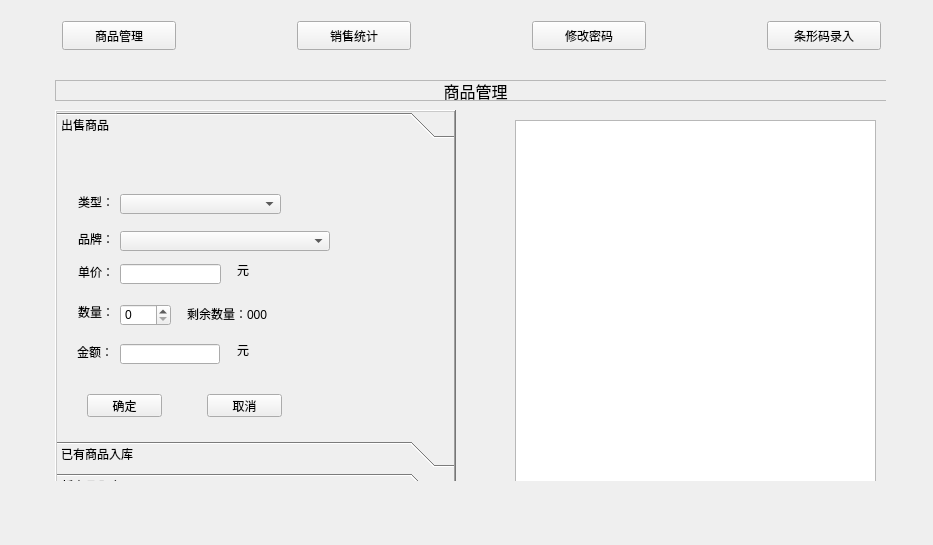
<?xml version="1.0" encoding="UTF-8"?>
<ui version="4.0">
 <class>Widget</class>
 <widget class="QWidget" name="Widget">
  <property name="geometry">
   <rect>
    <x>0</x>
    <y>0</y>
    <width>933</width>
    <height>545</height>
   </rect>
  </property>
  <property name="windowTitle">
   <string>数据管理系统</string>
  </property>
  <widget class="QStackedWidget" name="stackedWidget">
   <property name="geometry">
    <rect>
     <x>25</x>
     <y>70</y>
     <width>861</width>
     <height>411</height>
    </rect>
   </property>
   <property name="currentIndex">
    <number>0</number>
   </property>
   <widget class="QWidget" name="managePage">
    <widget class="QLabel" name="label">
     <property name="geometry">
      <rect>
       <x>30</x>
       <y>10</y>
       <width>841</width>
       <height>21</height>
      </rect>
     </property>
     <property name="font">
      <font>
       <pointsize>12</pointsize>
      </font>
     </property>
     <property name="frameShape">
      <enum>QFrame::StyledPanel</enum>
     </property>
     <property name="text">
      <string>商品管理</string>
     </property>
     <property name="alignment">
      <set>Qt::AlignCenter</set>
     </property>
    </widget>
    <widget class="QToolBox" name="toolBox">
     <property name="geometry">
      <rect>
       <x>30</x>
       <y>40</y>
       <width>401</width>
       <height>391</height>
      </rect>
     </property>
     <property name="frameShape">
      <enum>QFrame::WinPanel</enum>
     </property>
     <property name="frameShadow">
      <enum>QFrame::Raised</enum>
     </property>
     <widget class="QWidget" name="toolBoxPage1">
      <property name="geometry">
       <rect>
        <x>0</x>
        <y>0</y>
        <width>397</width>
        <height>297</height>
       </rect>
      </property>
      <attribute name="label">
       <string>出售商品</string>
      </attribute>
      <widget class="QLabel" name="label_9">
       <property name="geometry">
        <rect>
         <x>20</x>
         <y>200</y>
         <width>36</width>
         <height>16</height>
        </rect>
       </property>
       <property name="text">
        <string>金额：</string>
       </property>
      </widget>
      <widget class="QPushButton" name="sellCancelBtn">
       <property name="geometry">
        <rect>
         <x>150</x>
         <y>250</y>
         <width>75</width>
         <height>23</height>
        </rect>
       </property>
       <property name="text">
        <string>取消</string>
       </property>
      </widget>
      <widget class="QLabel" name="label_6">
       <property name="geometry">
        <rect>
         <x>21</x>
         <y>50</y>
         <width>36</width>
         <height>16</height>
        </rect>
       </property>
       <property name="text">
        <string>类型：</string>
       </property>
      </widget>
      <widget class="QLabel" name="label_7">
       <property name="geometry">
        <rect>
         <x>21</x>
         <y>87</y>
         <width>36</width>
         <height>16</height>
        </rect>
       </property>
       <property name="text">
        <string>品牌：</string>
       </property>
      </widget>
      <widget class="QComboBox" name="sellTypeComboBox">
       <property name="geometry">
        <rect>
         <x>63</x>
         <y>50</y>
         <width>161</width>
         <height>20</height>
        </rect>
       </property>
       <property name="sizePolicy">
        <sizepolicy hsizetype="Expanding" vsizetype="Fixed">
         <horstretch>0</horstretch>
         <verstretch>0</verstretch>
        </sizepolicy>
       </property>
      </widget>
      <widget class="QComboBox" name="sellBrandComboBox">
       <property name="geometry">
        <rect>
         <x>63</x>
         <y>87</y>
         <width>210</width>
         <height>20</height>
        </rect>
       </property>
       <property name="sizePolicy">
        <sizepolicy hsizetype="Expanding" vsizetype="Fixed">
         <horstretch>0</horstretch>
         <verstretch>0</verstretch>
        </sizepolicy>
       </property>
      </widget>
      <widget class="QPushButton" name="sellOkBtn">
       <property name="geometry">
        <rect>
         <x>30</x>
         <y>250</y>
         <width>75</width>
         <height>23</height>
        </rect>
       </property>
       <property name="text">
        <string>确定</string>
       </property>
      </widget>
      <widget class="QLabel" name="label_8">
       <property name="geometry">
        <rect>
         <x>21</x>
         <y>160</y>
         <width>36</width>
         <height>16</height>
        </rect>
       </property>
       <property name="text">
        <string>数量：</string>
       </property>
      </widget>
      <widget class="QSpinBox" name="sellNumSpinBox">
       <property name="geometry">
        <rect>
         <x>63</x>
         <y>160</y>
         <width>51</width>
         <height>22</height>
        </rect>
       </property>
      </widget>
      <widget class="QLineEdit" name="sellSumLineEdit">
       <property name="geometry">
        <rect>
         <x>63</x>
         <y>200</y>
         <width>100</width>
         <height>20</height>
        </rect>
       </property>
      </widget>
      <widget class="QLabel" name="label_13">
       <property name="geometry">
        <rect>
         <x>180</x>
         <y>200</y>
         <width>54</width>
         <height>12</height>
        </rect>
       </property>
       <property name="text">
        <string>元</string>
       </property>
      </widget>
      <widget class="QLabel" name="label_24">
       <property name="geometry">
        <rect>
         <x>21</x>
         <y>120</y>
         <width>36</width>
         <height>16</height>
        </rect>
       </property>
       <property name="text">
        <string>单价：</string>
       </property>
      </widget>
      <widget class="QLineEdit" name="sellPriceLineEdit">
       <property name="geometry">
        <rect>
         <x>63</x>
         <y>120</y>
         <width>101</width>
         <height>20</height>
        </rect>
       </property>
      </widget>
      <widget class="QLabel" name="label_25">
       <property name="geometry">
        <rect>
         <x>180</x>
         <y>120</y>
         <width>54</width>
         <height>12</height>
        </rect>
       </property>
       <property name="text">
        <string>元</string>
       </property>
      </widget>
      <widget class="QLabel" name="sellLastNumLabel">
       <property name="geometry">
        <rect>
         <x>130</x>
         <y>160</y>
         <width>111</width>
         <height>20</height>
        </rect>
       </property>
       <property name="text">
        <string>剩余数量：000</string>
       </property>
      </widget>
     </widget>
     <widget class="QWidget" name="page_3">
      <property name="geometry">
       <rect>
        <x>0</x>
        <y>0</y>
        <width>397</width>
        <height>297</height>
       </rect>
      </property>
      <attribute name="label">
       <string>已有商品入库</string>
      </attribute>
      <widget class="QLabel" name="label_2">
       <property name="geometry">
        <rect>
         <x>21</x>
         <y>50</y>
         <width>36</width>
         <height>16</height>
        </rect>
       </property>
       <property name="text">
        <string>类型：</string>
       </property>
      </widget>
      <widget class="QLabel" name="label_5">
       <property name="geometry">
        <rect>
         <x>21</x>
         <y>87</y>
         <width>36</width>
         <height>16</height>
        </rect>
       </property>
       <property name="text">
        <string>品牌：</string>
       </property>
      </widget>
      <widget class="QLabel" name="label_10">
       <property name="geometry">
        <rect>
         <x>21</x>
         <y>120</y>
         <width>36</width>
         <height>16</height>
        </rect>
       </property>
       <property name="text">
        <string>单价：</string>
       </property>
      </widget>
      <widget class="QLabel" name="label_11">
       <property name="geometry">
        <rect>
         <x>21</x>
         <y>160</y>
         <width>36</width>
         <height>16</height>
        </rect>
       </property>
       <property name="text">
        <string>数量：</string>
       </property>
      </widget>
      <widget class="QPushButton" name="goodsOkBtn">
       <property name="geometry">
        <rect>
         <x>30</x>
         <y>250</y>
         <width>75</width>
         <height>23</height>
        </rect>
       </property>
       <property name="text">
        <string>确定</string>
       </property>
      </widget>
      <widget class="QPushButton" name="goodsCancelBtn">
       <property name="geometry">
        <rect>
         <x>150</x>
         <y>250</y>
         <width>75</width>
         <height>23</height>
        </rect>
       </property>
       <property name="text">
        <string>取消</string>
       </property>
      </widget>
      <widget class="QComboBox" name="goodsTypeComboBox">
       <property name="geometry">
        <rect>
         <x>63</x>
         <y>50</y>
         <width>151</width>
         <height>20</height>
        </rect>
       </property>
      </widget>
      <widget class="QLineEdit" name="goodsPriceLineEdit">
       <property name="geometry">
        <rect>
         <x>63</x>
         <y>120</y>
         <width>100</width>
         <height>20</height>
        </rect>
       </property>
      </widget>
      <widget class="QComboBox" name="goodsBrandComboBox">
       <property name="geometry">
        <rect>
         <x>63</x>
         <y>87</y>
         <width>210</width>
         <height>20</height>
        </rect>
       </property>
      </widget>
      <widget class="QLabel" name="label_12">
       <property name="geometry">
        <rect>
         <x>180</x>
         <y>120</y>
         <width>54</width>
         <height>12</height>
        </rect>
       </property>
       <property name="text">
        <string>元</string>
       </property>
      </widget>
      <widget class="QLineEdit" name="goodsSumLineEdit">
       <property name="geometry">
        <rect>
         <x>63</x>
         <y>200</y>
         <width>100</width>
         <height>20</height>
        </rect>
       </property>
      </widget>
      <widget class="QLabel" name="label_19">
       <property name="geometry">
        <rect>
         <x>179</x>
         <y>200</y>
         <width>54</width>
         <height>12</height>
        </rect>
       </property>
       <property name="text">
        <string>元</string>
       </property>
      </widget>
      <widget class="QLabel" name="label_20">
       <property name="geometry">
        <rect>
         <x>20</x>
         <y>200</y>
         <width>36</width>
         <height>16</height>
        </rect>
       </property>
       <property name="text">
        <string>金额：</string>
       </property>
      </widget>
      <widget class="QSpinBox" name="goodsNumSpinBox">
       <property name="geometry">
        <rect>
         <x>63</x>
         <y>160</y>
         <width>61</width>
         <height>20</height>
        </rect>
       </property>
      </widget>
     </widget>
     <widget class="QWidget" name="page_5">
      <property name="geometry">
       <rect>
        <x>0</x>
        <y>0</y>
        <width>397</width>
        <height>297</height>
       </rect>
      </property>
      <attribute name="label">
       <string>新商品入库</string>
      </attribute>
      <widget class="QSpinBox" name="newNumSpinBox">
       <property name="geometry">
        <rect>
         <x>63</x>
         <y>160</y>
         <width>61</width>
         <height>20</height>
        </rect>
       </property>
      </widget>
      <widget class="QLabel" name="label_14">
       <property name="geometry">
        <rect>
         <x>21</x>
         <y>120</y>
         <width>36</width>
         <height>16</height>
        </rect>
       </property>
       <property name="text">
        <string>单价：</string>
       </property>
      </widget>
      <widget class="QLabel" name="label_15">
       <property name="geometry">
        <rect>
         <x>21</x>
         <y>160</y>
         <width>36</width>
         <height>16</height>
        </rect>
       </property>
       <property name="text">
        <string>数量：</string>
       </property>
      </widget>
      <widget class="QLineEdit" name="newPriceLineEdit">
       <property name="geometry">
        <rect>
         <x>63</x>
         <y>120</y>
         <width>81</width>
         <height>20</height>
        </rect>
       </property>
      </widget>
      <widget class="QComboBox" name="newTypeComboBox">
       <property name="geometry">
        <rect>
         <x>63</x>
         <y>50</y>
         <width>151</width>
         <height>20</height>
        </rect>
       </property>
      </widget>
      <widget class="QLabel" name="label_16">
       <property name="geometry">
        <rect>
         <x>21</x>
         <y>50</y>
         <width>36</width>
         <height>16</height>
        </rect>
       </property>
       <property name="text">
        <string>类型：</string>
       </property>
      </widget>
      <widget class="QLabel" name="label_17">
       <property name="geometry">
        <rect>
         <x>160</x>
         <y>120</y>
         <width>54</width>
         <height>12</height>
        </rect>
       </property>
       <property name="text">
        <string>元</string>
       </property>
      </widget>
      <widget class="QPushButton" name="newCancelBtn">
       <property name="geometry">
        <rect>
         <x>150</x>
         <y>250</y>
         <width>75</width>
         <height>23</height>
        </rect>
       </property>
       <property name="text">
        <string>取消</string>
       </property>
      </widget>
      <widget class="QLabel" name="label_18">
       <property name="geometry">
        <rect>
         <x>21</x>
         <y>87</y>
         <width>36</width>
         <height>16</height>
        </rect>
       </property>
       <property name="text">
        <string>品牌：</string>
       </property>
      </widget>
      <widget class="QPushButton" name="newOkBtn">
       <property name="geometry">
        <rect>
         <x>30</x>
         <y>250</y>
         <width>75</width>
         <height>23</height>
        </rect>
       </property>
       <property name="text">
        <string>确定</string>
       </property>
      </widget>
      <widget class="QLineEdit" name="newBrandlineEdit">
       <property name="geometry">
        <rect>
         <x>63</x>
         <y>87</y>
         <width>210</width>
         <height>20</height>
        </rect>
       </property>
      </widget>
      <widget class="QLineEdit" name="newSumLineEdit">
       <property name="geometry">
        <rect>
         <x>62</x>
         <y>200</y>
         <width>100</width>
         <height>20</height>
        </rect>
       </property>
      </widget>
      <widget class="QLabel" name="label_21">
       <property name="geometry">
        <rect>
         <x>179</x>
         <y>200</y>
         <width>54</width>
         <height>12</height>
        </rect>
       </property>
       <property name="text">
        <string>元</string>
       </property>
      </widget>
      <widget class="QLabel" name="label_22">
       <property name="geometry">
        <rect>
         <x>20</x>
         <y>200</y>
         <width>36</width>
         <height>16</height>
        </rect>
       </property>
       <property name="text">
        <string>金额：</string>
       </property>
      </widget>
     </widget>
    </widget>
    <widget class="QListWidget" name="dailyList">
     <property name="geometry">
      <rect>
       <x>490</x>
       <y>50</y>
       <width>361</width>
       <height>371</height>
      </rect>
     </property>
     <property name="editTriggers">
      <set>QAbstractItemView::NoEditTriggers</set>
     </property>
    </widget>
   </widget>
   <widget class="QWidget" name="chartPage">
    <widget class="QLabel" name="label_3">
     <property name="geometry">
      <rect>
       <x>0</x>
       <y>20</y>
       <width>700</width>
       <height>20</height>
      </rect>
     </property>
     <property name="font">
      <font>
       <pointsize>12</pointsize>
      </font>
     </property>
     <property name="frameShape">
      <enum>QFrame::StyledPanel</enum>
     </property>
     <property name="text">
      <string>销售统计</string>
     </property>
     <property name="alignment">
      <set>Qt::AlignCenter</set>
     </property>
    </widget>
    <widget class="QComboBox" name="typeComboBox">
     <property name="geometry">
      <rect>
       <x>10</x>
       <y>50</y>
       <width>191</width>
       <height>22</height>
      </rect>
     </property>
    </widget>
    <widget class="QPushButton" name="updateBtn">
     <property name="geometry">
      <rect>
       <x>210</x>
       <y>50</y>
       <width>75</width>
       <height>23</height>
      </rect>
     </property>
     <property name="text">
      <string>更新显示</string>
     </property>
    </widget>
   </widget>
  </widget>
  <widget class="QWidget" name="">
   <property name="geometry">
    <rect>
     <x>51</x>
     <y>10</y>
     <width>841</width>
     <height>51</height>
    </rect>
   </property>
   <layout class="QHBoxLayout" name="horizontalLayout">
    <item>
     <widget class="QPushButton" name="manageBtn">
      <property name="sizePolicy">
       <sizepolicy hsizetype="Expanding" vsizetype="Expanding">
        <horstretch>0</horstretch>
        <verstretch>0</verstretch>
       </sizepolicy>
      </property>
      <property name="text">
       <string>商品管理</string>
      </property>
     </widget>
    </item>
    <item>
     <spacer name="horizontalSpacer_3">
      <property name="orientation">
       <enum>Qt::Horizontal</enum>
      </property>
      <property name="sizeHint" stdset="0">
       <size>
        <width>40</width>
        <height>20</height>
       </size>
      </property>
     </spacer>
    </item>
    <item>
     <widget class="QPushButton" name="chartBtn">
      <property name="sizePolicy">
       <sizepolicy hsizetype="Expanding" vsizetype="Expanding">
        <horstretch>0</horstretch>
        <verstretch>0</verstretch>
       </sizepolicy>
      </property>
      <property name="text">
       <string>销售统计</string>
      </property>
     </widget>
    </item>
    <item>
     <spacer name="horizontalSpacer_2">
      <property name="orientation">
       <enum>Qt::Horizontal</enum>
      </property>
      <property name="sizeHint" stdset="0">
       <size>
        <width>40</width>
        <height>20</height>
       </size>
      </property>
     </spacer>
    </item>
    <item>
     <widget class="QPushButton" name="passwordBtn">
      <property name="sizePolicy">
       <sizepolicy hsizetype="Expanding" vsizetype="Expanding">
        <horstretch>0</horstretch>
        <verstretch>0</verstretch>
       </sizepolicy>
      </property>
      <property name="text">
       <string>修改密码</string>
      </property>
     </widget>
    </item>
    <item>
     <spacer name="horizontalSpacer_4">
      <property name="orientation">
       <enum>Qt::Horizontal</enum>
      </property>
      <property name="sizeHint" stdset="0">
       <size>
        <width>40</width>
        <height>20</height>
       </size>
      </property>
     </spacer>
    </item>
    <item>
     <widget class="QPushButton" name="passwordBtn_2">
      <property name="sizePolicy">
       <sizepolicy hsizetype="Expanding" vsizetype="Expanding">
        <horstretch>0</horstretch>
        <verstretch>0</verstretch>
       </sizepolicy>
      </property>
      <property name="text">
       <string>条形码录入</string>
      </property>
     </widget>
    </item>
   </layout>
  </widget>
 </widget>
 <layoutdefault spacing="6" margin="11"/>
 <resources/>
 <connections/>
</ui>
